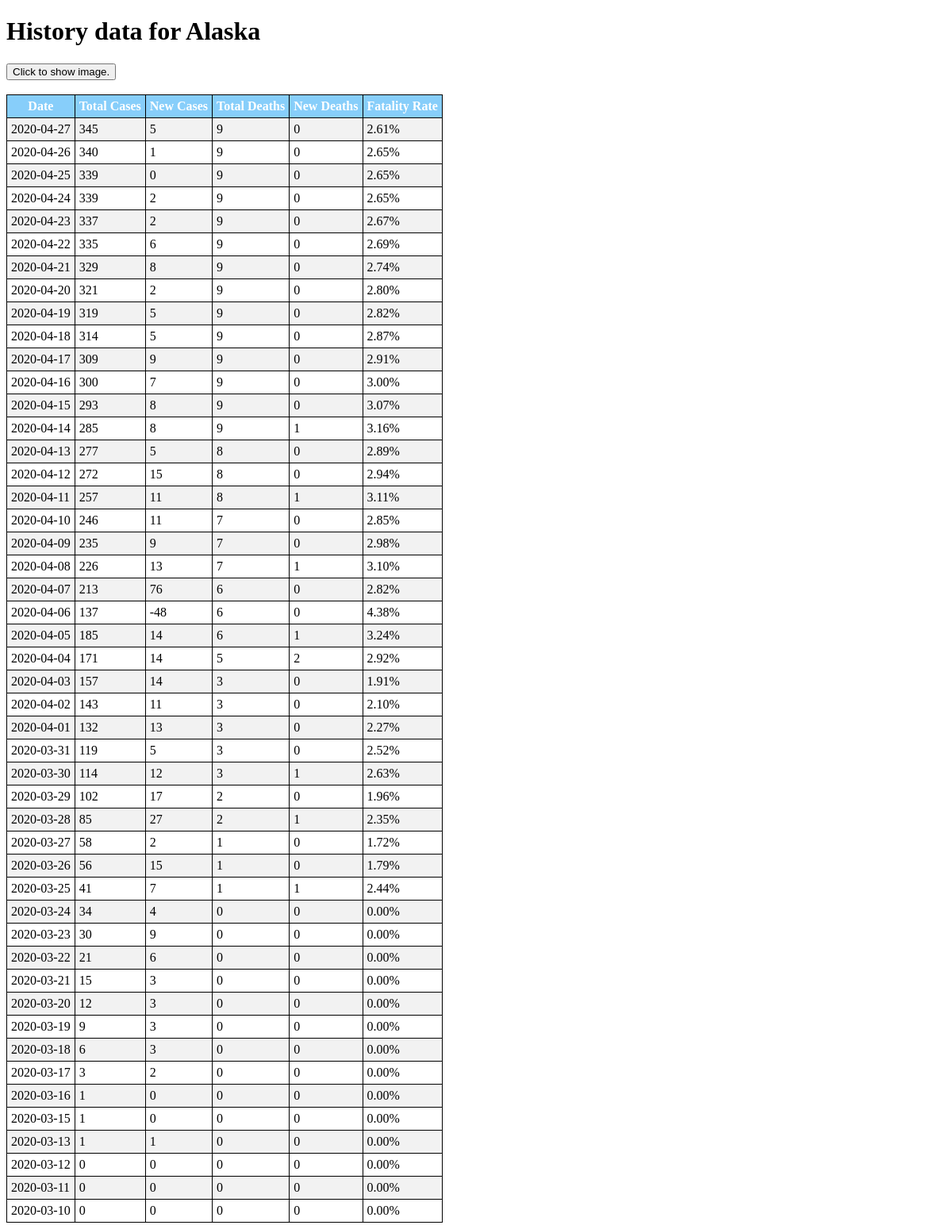
/state/Alaska, run on an earlier commit of the app's database.
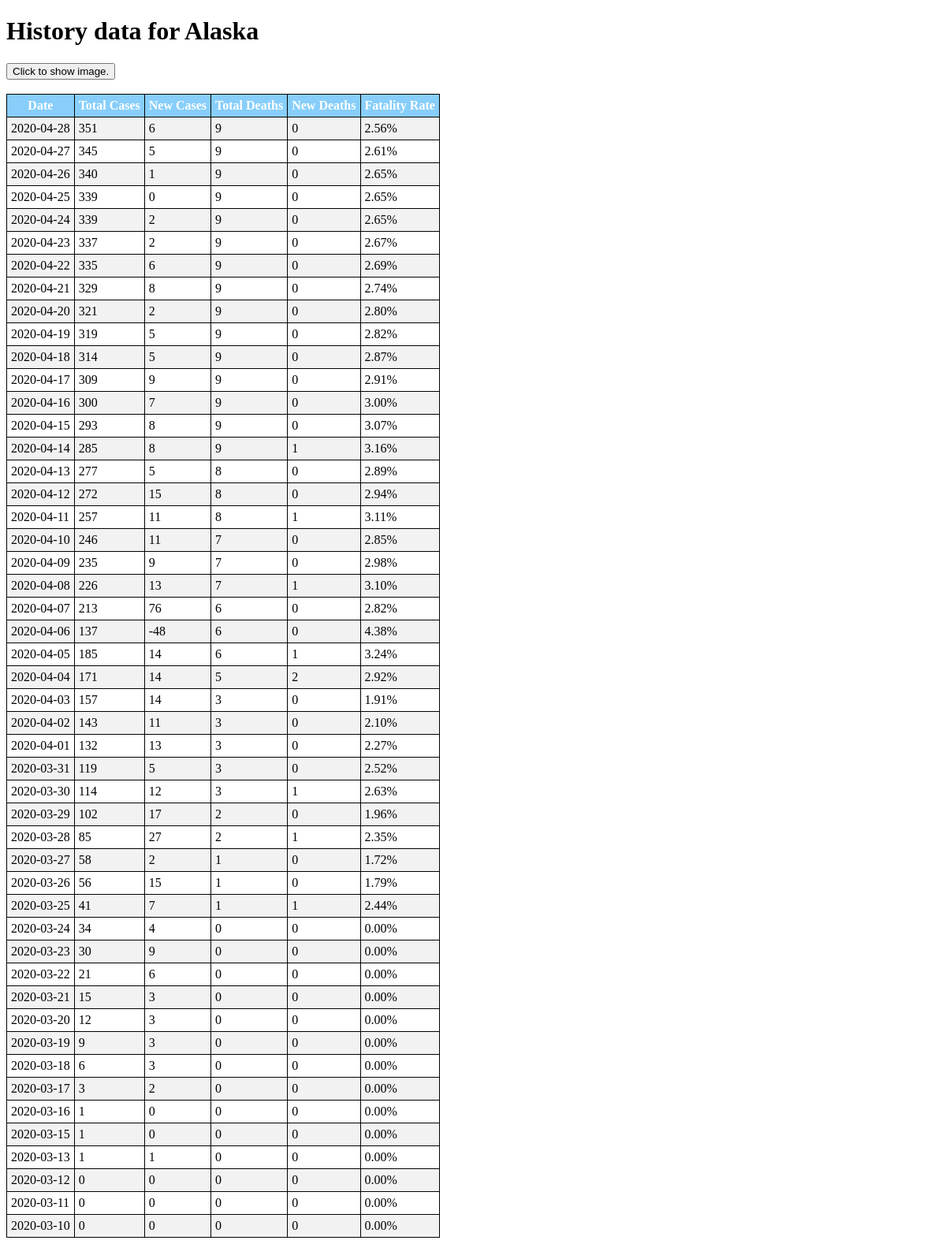
And on a later commit of the database.
### tables this page shows
CREATE TABLE "Counts"(
            "Id" INTEGER PRIMARY KEY AUTOINCREMENT,
            "RegionId" INTEGER NOT NULL,
            "Date" DATE NOT NULL,
            "Confirmed" INTEGER NOT NULL,
            "NewConfirmed" INTEGER NOT NULL,
            "Deaths" INTEGER NOT NULL,
            "NewDeaths" INTEGER NOT NULL,
            "Recovered" INTEGER NOT NULL,
            "NewRecovered" INTEGER NOT NULL,
            "FatalityRate" REAL NOT NULL
        );

### app.py (the view)
@app.route('/state/<state_nm>')
def state(state_nm):
    data = get_history_data_by_state(state_nm)
    if data:
        data = _percent_rate(data)
        return render_template('state.html', nm= state_nm, data= data)
    else:
        html = f'''<p> Sorry, No data found for state {state_nm}. Please try again. </p>'''
        return html

### app.py (called while the page is built)
def get_history_data_by_state(state_nm):
    if state_nm in region_list:
        q = f'''
        SELECT * FROM Counts
        JOIN Regions
        WHERE RegionId = Regions.Id
        AND RegionName = '{state_nm}'
        ORDER BY Date DESC
        '''
        conn = sqlite3.connect(DB_NAME)
        cur = conn.cursor()
        results = cur.execute(q).fetchall()
        conn.close()
        return results

def _percent_rate(results):
    r = []
    idx = -1
    if len(results[0])>9:
        idx = 9
    for res in results:
        l = list(res)
        l[idx] = "{:.2%}".format(l[idx])
        r.append(tuple(l))
    return r

### templates/state.html (shortened to what this page needs)
<!DOCTYPE html>
<html>
<head>
</head>
<body>
    <h1>
        History data for {{nm}}
    </h1>
    <button onclick="myFunction()">Click to show image.</button>
    <br>
    <table>
        <tr>
            <th>Date</th>
            <th>Total Cases</th>
            <th>New Cases</th>
            <th>Total Deaths</th>
            <th>New Deaths</th>
            <th>Fatality Rate</th>
        </tr>
    {% for i in data %}
        <tr>
            <td>{{i[2]}}</td>
            <td>{{i[3]}}</td>
            <td>{{i[4]}}</td>
            <td>{{i[5]}}</td>
            <td>{{i[6]}}</td>
            <td>{{i[9]}}</td>
        </tr>
    {% endfor%}
    </table>
</body>
</html>

What changed in the data, as far as the page shows it:
added Counts: Date "2020-04-28", Confirmed "351", NewConfirmed "6", Deaths "9", NewDeaths "0", i "2.56%"
